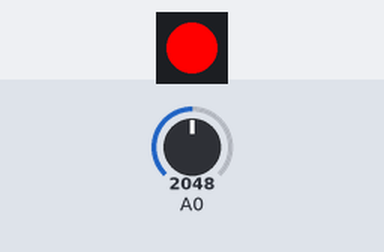
The sketch below on a simulated Particle Photon. Parts: 1 RGB LEDs in strip order, left to right. The inputs (shaded band) are chosen by the test bench; at power-on: A0 = 2048.

Above: at 1.2 s.
1.3 s: A0 set to 491
At 2.2 s:
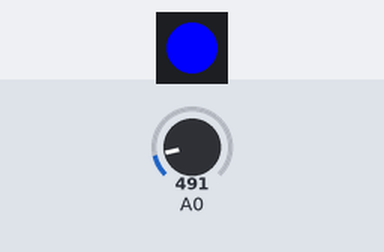
2.8 s: A0 set to 1228
At 3.3 s:
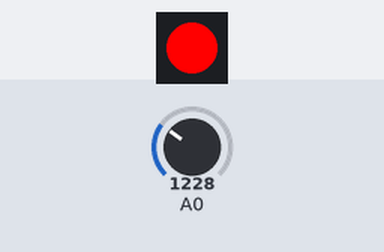
4.3 s: A0 set to 0
At 5.6 s:
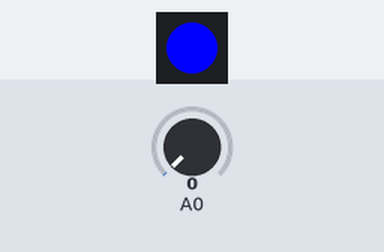
Timing chart, 0 to 7.3 s (numbered marks = the images above; inputs shaded):
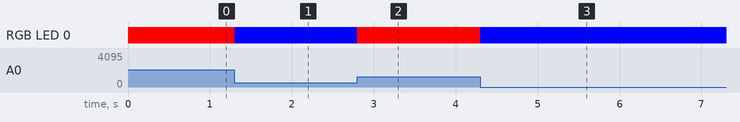

The sketch:

DCIV-SP17-TMP36-2.ino
```cpp
int analogVal = 0;
double voltsPerDiv = 0.0;
double voltage = 0.0;
double temperatureC = 0.0;
int tempVal = 0;
int rgbVal = 0;

void setup(){
    Particle.variable("TEMP", analogVal);
    Particle.variable("VoltsPerDiv", voltsPerDiv);
    Particle.variable("Voltage", voltage);
    Particle.variable("TemperatureC", temperatureC);
    RGB.control(true);
}

void loop(){
    analogVal = analogRead(0);
    voltsPerDiv = 3.3 / 4096;
    voltage = analogVal * voltsPerDiv;
    temperatureC = (voltage - 0.5) * 100;
    tempVal = constrain(analogVal, 960, 1000);
    rgbVal = map(tempVal, 960, 1000, 0, 255);
    RGB.color(rgbVal, 0, 255-rgbVal);
}
```

Measured:
- after the input at 1.3 s, RGB LED 0: RGB(255, 0, 0) → RGB(0, 0, 255) at once
- after the input at 2.8 s, RGB LED 0: RGB(0, 0, 255) → RGB(255, 0, 0) at once
- after the input at 4.3 s, RGB LED 0: RGB(255, 0, 0) → RGB(0, 0, 255) at once
